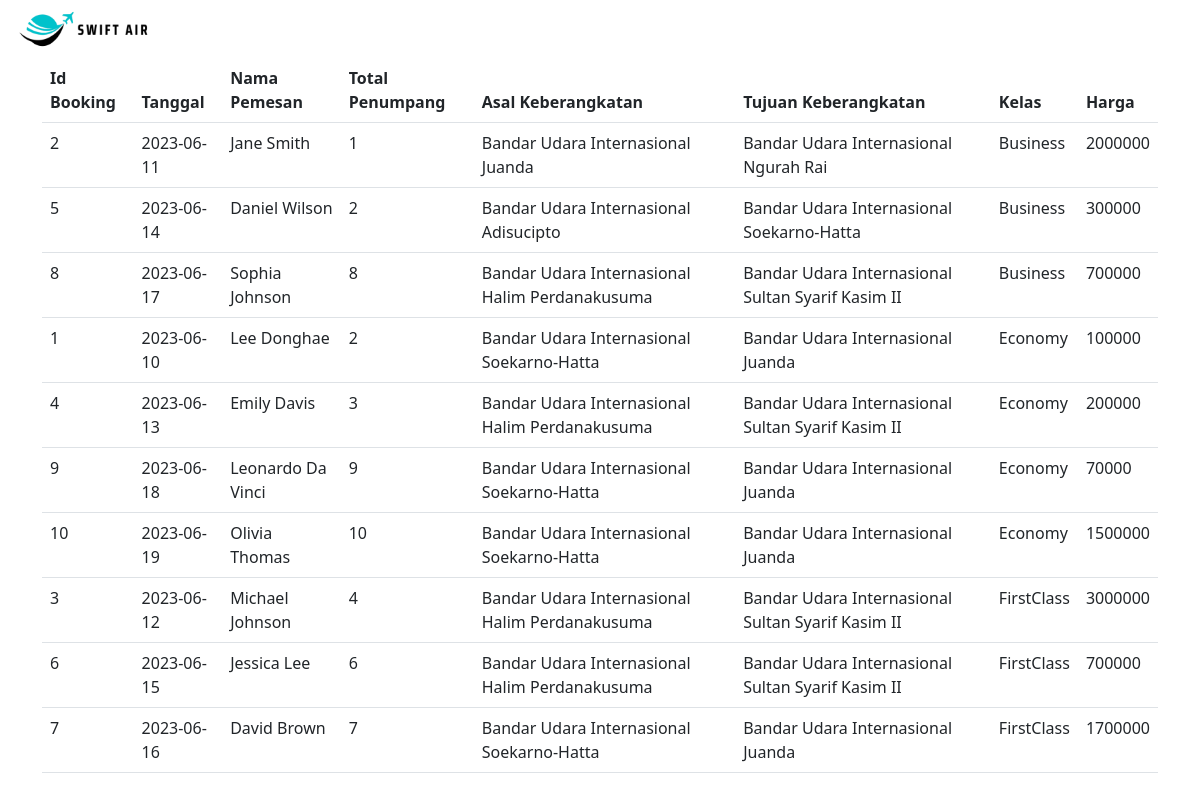
/Cek_pemesanan.php, run on the app's committed database.
### tables this page shows
CREATE TABLE Reservasi (
    R_ID INT AUTO_INCREMENT PRIMARY KEY,
    R_Jumlah_Kursi INT,
    R_Tanggal DATE,
    Ad_ID INT,
    Pm_ID INT,
    Pn_ID INT,
    Pb_ID INT,
    FOREIGN KEY (Ad_ID) REFERENCES Admin(Ad_ID),
    FOREIGN KEY (Pm_ID) REFERENCES Pemesan(Pm_ID),
    FOREIGN KEY (Pn_ID) REFERENCES Penerbangan(Pn_ID),
    FOREIGN KEY (Pb_ID) REFERENCES Pembayaran(Pb_ID)
);

CREATE TABLE Pemesan (
Pm_ID INT AUTO_INCREMENT PRIMARY KEY,
Pm_Username VARCHAR(30),
Pm_Nama VARCHAR(60),
Pm_No_Telp CHAR(15),
Pm_Email VARCHAR(30),
Pm_Password VARCHAR(30)
);

CREATE TABLE jadwal_penerbangan (
    Jp_ID INT AUTO_INCREMENT PRIMARY KEY,
    Jp_Tanggal_Waktu_Departure DATETIME NOT NULL,
    Jp_Tanggal_Waktu_Arrival DATETIME NOT NULL,
    Jp_Bandara_Asal VARCHAR(100) NOT NULL,
    Jp_Bandara_Tujuan VARCHAR(100) NOT NULL,
    Pe_ID INT,
    B_ID CHAR(3),
    Pn_ID INT,
    FOREIGN KEY (Pe_ID) REFERENCES pesawat(Pe_ID),
    FOREIGN KEY (B_ID) REFERENCES bandara(B_ID),
    FOREIGN KEY (Pn_ID) REFERENCES penerbangan(Pn_ID)
);

CREATE TABLE kelas (
    K_ID CHAR(1) PRIMARY KEY NOT NULL,
    K_Nama VARCHAR(30) NOT NULL,
    K_Persentase_Kursi FLOAT(1) NOT NULL
);

CREATE TABLE Harga (
    H_ID INT AUTO_INCREMENT PRIMARY KEY,
    H_Harga DECIMAL(19, 0) NOT NULL,
    K_ID CHAR(1) NOT NULL,
    Pn_ID INT NOT NULL,
    FOREIGN KEY (Pn_ID) REFERENCES Penerbangan(Pn_ID),
    FOREIGN KEY (K_ID) REFERENCES kelas(K_ID)
);

### Cek_pemesanan.php (the view, shortened to what this page needs)
<?php include("config.php"); ?>
<!DOCTYPE html>
<html>
<head>
	<link href="https://cdn.jsdelivr.net/npm/bootstrap@5.3.0-alpha1/dist/css/bootstrap.min.css" rel="stylesheet">
</head>
<body>
	<nav class="navbar">
        <div class="container-fluid">
            <img src="images/logo_tulisan.png" alt="logo" href="dashboard.php" class="logo-image" style="width: 150px; height: auto;">
        </div>
    </nav>
	<div class="container">
		<div class="table-container">
		<table class="table">
			<thead>
				<tr>
					<th>Id Booking</th>
					<th>Tanggal</th>
					<th>Nama Pemesan</th>
					<th>Total Penumpang</th>
					<th>Asal Keberangkatan</th>
					<th>Tujuan Keberangkatan</th>
					<th>Kelas</th>
					<th>Harga</th>
				</tr>
			</thead>
			<tbody>
			<?php
				$sql = "SELECT Reservasi.R_ID, Reservasi.R_Tanggal, Pemesan.Pm_Nama, Reservasi.R_Jumlah_Kursi, Jadwal_Penerbangan.Jp_Bandara_Asal, Jadwal_Penerbangan.Jp_Bandara_Tujuan, Harga.H_Harga, Kelas.K_Nama
						FROM Reservasi
						JOIN Pemesan ON Reservasi.Pn_ID = Pemesan.Pm_ID
						JOIN Jadwal_Penerbangan ON Reservasi.Pm_ID = Jadwal_Penerbangan.Jp_ID
						JOIN Harga ON Reservasi.Pn_ID = Harga.H_ID
						JOIN Kelas ON Harga.K_ID = Kelas.K_ID";
				$query = mysqli_query($db, $sql);
				if ($query) {
					while ($hasil = mysqli_fetch_array($query)) {
						echo "<tr>";
						echo "<td>".$hasil['R_ID']."</td>";
						echo "<td>".$hasil['R_Tanggal']."</td>";
						echo "<td>".$hasil['Pm_Nama']."</td>";
						echo "<td>".$hasil['R_Jumlah_Kursi']."</td>";
						echo "<td>".$hasil['Jp_Bandara_Asal']."</td>";
						echo "<td>".$hasil['Jp_Bandara_Tujuan']."</td>";
						echo "<td>".$hasil['K_Nama']."</td>";
						echo "<td>".$hasil['H_Harga']."</td>";
						echo "</tr>";
					}
				} else {
					echo "Query execution failed: " . mysqli_error($db);
				}
			?>
			</tbody>
		</table>
		</div>
	</div>
</body>
</html>

### data on the page
reservasi: R_ID "2", R_Tanggal "2023-06-11", Pm_ID.Pm_Nama "Jane Smith", R_Jumlah_Kursi "1", jadwal_penerbangan.Jp_Bandara_Asal "Bandar Udara Internasional Juanda", jadwal_penerbangan.Jp_Bandara_Tujuan "Bandar Udara Internasional Ngurah Rai", kelas.K_Nama "Business", harga.H_Harga "2000000"
reservasi: R_ID "5", R_Tanggal "2023-06-14", Pm_ID.Pm_Nama "Daniel Wilson", R_Jumlah_Kursi "2", jadwal_penerbangan.Jp_Bandara_Asal "Bandar Udara Internasional Adisucipto", jadwal_penerbangan.Jp_Bandara_Tujuan "Bandar Udara Internasional Soekarno-Hatta", kelas.K_Nama "Business", harga.H_Harga "300000"
reservasi: R_ID "8", R_Tanggal "2023-06-17", pemesan.Pm_Nama "Sophia Johnson", R_Jumlah_Kursi "8", jadwal_penerbangan.Jp_Bandara_Asal "Bandar Udara Internasional Halim Perdanakusuma", jadwal_penerbangan.Jp_Bandara_Tujuan "Bandar Udara Internasional Sultan Syarif Kasim II", kelas.K_Nama "Business", harga.H_Harga "700000"
reservasi: R_ID "1", R_Tanggal "2023-06-10", Pm_ID.Pm_Nama "Lee Donghae", R_Jumlah_Kursi "2", jadwal_penerbangan.Jp_Bandara_Asal "Bandar Udara Internasional Soekarno-Hatta", jadwal_penerbangan.Jp_Bandara_Tujuan "Bandar Udara Internasional Juanda", kelas.K_Nama "Economy", harga.H_Harga "100000"
reservasi: R_ID "4", R_Tanggal "2023-06-13", pemesan.Pm_Nama "Emily Davis", R_Jumlah_Kursi "3", jadwal_penerbangan.Jp_Bandara_Asal "Bandar Udara Internasional Halim Perdanakusuma", jadwal_penerbangan.Jp_Bandara_Tujuan "Bandar Udara Internasional Sultan Syarif Kasim II", kelas.K_Nama "Economy", harga.H_Harga "200000"
reservasi: R_ID "9", R_Tanggal "2023-06-18", pemesan.Pm_Nama "Leonardo Da Vinci", R_Jumlah_Kursi "9", jadwal_penerbangan.Jp_Bandara_Asal "Bandar Udara Internasional Soekarno-Hatta", jadwal_penerbangan.Jp_Bandara_Tujuan "Bandar Udara Internasional Juanda", kelas.K_Nama "Economy", harga.H_Harga "70000"
reservasi: R_ID "10", R_Tanggal "2023-06-19", pemesan.Pm_Nama "Olivia Thomas", R_Jumlah_Kursi "10", jadwal_penerbangan.Jp_Bandara_Asal "Bandar Udara Internasional Soekarno-Hatta", jadwal_penerbangan.Jp_Bandara_Tujuan "Bandar Udara Internasional Juanda", kelas.K_Nama "Economy", harga.H_Harga "1500000"
reservasi: R_ID "3", R_Tanggal "2023-06-12", pemesan.Pm_Nama "Michael Johnson", R_Jumlah_Kursi "4", jadwal_penerbangan.Jp_Bandara_Asal "Bandar Udara Internasional Halim Perdanakusuma", jadwal_penerbangan.Jp_Bandara_Tujuan "Bandar Udara Internasional Sultan Syarif Kasim II", kelas.K_Nama "FirstClass", harga.H_Harga "3000000"
reservasi: R_ID "6", R_Tanggal "2023-06-15", pemesan.Pm_Nama "Jessica Lee", R_Jumlah_Kursi "6", jadwal_penerbangan.Jp_Bandara_Asal "Bandar Udara Internasional Halim Perdanakusuma", jadwal_penerbangan.Jp_Bandara_Tujuan "Bandar Udara Internasional Sultan Syarif Kasim II", kelas.K_Nama "FirstClass", harga.H_Harga "700000"
reservasi: R_ID "7", R_Tanggal "2023-06-16", pemesan.Pm_Nama "David Brown", R_Jumlah_Kursi "7", jadwal_penerbangan.Jp_Bandara_Asal "Bandar Udara Internasional Soekarno-Hatta", jadwal_penerbangan.Jp_Bandara_Tujuan "Bandar Udara Internasional Juanda", kelas.K_Nama "FirstClass", harga.H_Harga "1700000"
